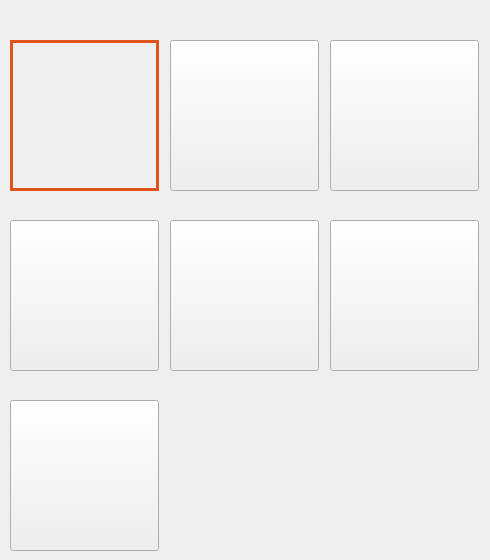
   <widget class="QWidget" name="page_6">
    <property name="styleSheet">
     <string notr="true">QPushButton{color: rgba(255, 255, 255, 0);}
QPushButton:hover{
/*background-color: rgba(222, 84, 27, 105);*/
background-color: rgba(222, 222, 222, 55);
}</string>
    </property>
    <widget class="QLabel" name="label_25">
     <property name="geometry">
      <rect>
       <x>160</x>
       <y>40</y>
       <width>161</width>
       <height>151</height>
      </rect>
     </property>
     <property name="text">
      <string/>
     </property>
     <property name="pixmap">
      <pixmap resource="../../images/images.qrc">:/design/7-2.png</pixmap>
     </property>
    </widget>
    <widget class="QLabel" name="label_26">
     <property name="geometry">
      <rect>
       <x>0</x>
       <y>400</y>
       <width>161</width>
       <height>151</height>
      </rect>
     </property>
     <property name="text">
      <string/>
     </property>
     <property name="pixmap">
      <pixmap resource="../../images/images.qrc">:/design/7-7.png</pixmap>
     </property>
    </widget>
    <widget class="QLabel" name="label_28">
     <property name="geometry">
      <rect>
       <x>320</x>
       <y>220</y>
       <width>161</width>
       <height>151</height>
      </rect>
     </property>
     <property name="text">
      <string/>
     </property>
     <property name="pixmap">
      <pixmap resource="../../images/images.qrc">:/design/7-6.png</pixmap>
     </property>
    </widget>
    <widget class="QLabel" name="label_29">
     <property name="geometry">
      <rect>
       <x>0</x>
       <y>220</y>
       <width>161</width>
       <height>151</height>
      </rect>
     </property>
     <property name="text">
      <string/>
     </property>
     <property name="pixmap">
      <pixmap resource="../../images/images.qrc">:/design/7-4.png</pixmap>
     </property>
    </widget>
    <widget class="QLabel" name="label_30">
     <property name="geometry">
      <rect>
       <x>0</x>
       <y>40</y>
       <width>161</width>
       <height>151</height>
      </rect>
     </property>
     <property name="text">
      <string/>
     </property>
     <property name="pixmap">
      <pixmap resource="../../images/images.qrc">:/design/7-1.png</pixmap>
     </property>
    </widget>
    <widget class="QLabel" name="label_31">
     <property name="geometry">
      <rect>
       <x>320</x>
       <y>40</y>
       <width>161</width>
       <height>151</height>
      </rect>
     </property>
     <property name="text">
      <string/>
     </property>
     <property name="pixmap">
      <pixmap resource="../../images/images.qrc">:/design/7-3.png</pixmap>
     </property>
    </widget>
    <widget class="QLabel" name="label_32">
     <property name="geometry">
      <rect>
       <x>160</x>
       <y>220</y>
       <width>161</width>
       <height>151</height>
      </rect>
     </property>
     <property name="text">
      <string/>
     </property>
     <property name="pixmap">
      <pixmap resource="../../images/images.qrc">:/design/7-5.png</pixmap>
     </property>
    </widget>
    <widget class="QPushButton" name="pushButton74">
     <property name="geometry">
      <rect>
       <x>10</x>
       <y>220</y>
       <width>149</width>
       <height>151</height>
      </rect>
     </property>
     <property name="styleSheet">
      <string notr="true"/>
     </property>
     <property name="text">
      <string>双省</string>
     </property>
    </widget>
    <widget class="QPushButton" name="pushButton75">
     <property name="geometry">
      <rect>
       <x>170</x>
       <y>220</y>
       <width>149</width>
       <height>151</height>
      </rect>
     </property>
     <property name="styleSheet">
      <string notr="true"/>
     </property>
     <property name="text">
      <string>单省</string>
     </property>
    </widget>
    <widget class="QPushButton" name="pushButton77">
     <property name="geometry">
      <rect>
       <x>10</x>
       <y>400</y>
       <width>149</width>
       <height>151</height>
      </rect>
     </property>
     <property name="styleSheet">
      <string notr="true"/>
     </property>
     <property name="text">
      <string>缩褶</string>
     </property>
    </widget>
    <widget class="QPushButton" name="pushButton72">
     <property name="geometry">
      <rect>
       <x>170</x>
       <y>40</y>
       <width>149</width>
       <height>151</height>
      </rect>
     </property>
     <property name="styleSheet">
      <string notr="true"/>
     </property>
     <property name="text">
      <string>单褶</string>
     </property>
    </widget>
    <widget class="QPushButton" name="pushButton76">
     <property name="geometry">
      <rect>
       <x>330</x>
       <y>220</y>
       <width>149</width>
       <height>151</height>
      </rect>
     </property>
     <property name="styleSheet">
      <string notr="true"/>
     </property>
     <property name="text">
      <string>无褶无省</string>
     </property>
    </widget>
    <widget class="QPushButton" name="pushButton71">
     <property name="geometry">
      <rect>
       <x>10</x>
       <y>40</y>
       <width>149</width>
       <height>151</height>
      </rect>
     </property>
     <property name="styleSheet">
      <string notr="true">border:3px solid rgb(222,84,27);</string>
     </property>
     <property name="text">
      <string>双褶</string>
     </property>
    </widget>
    <widget class="QPushButton" name="pushButton73">
     <property name="geometry">
      <rect>
       <x>330</x>
       <y>40</y>
       <width>149</width>
       <height>151</height>
      </rect>
     </property>
     <property name="styleSheet">
      <string notr="true"/>
     </property>
     <property name="text">
      <string>单褶单省</string>
     </property>
    </widget>
   </widget>
